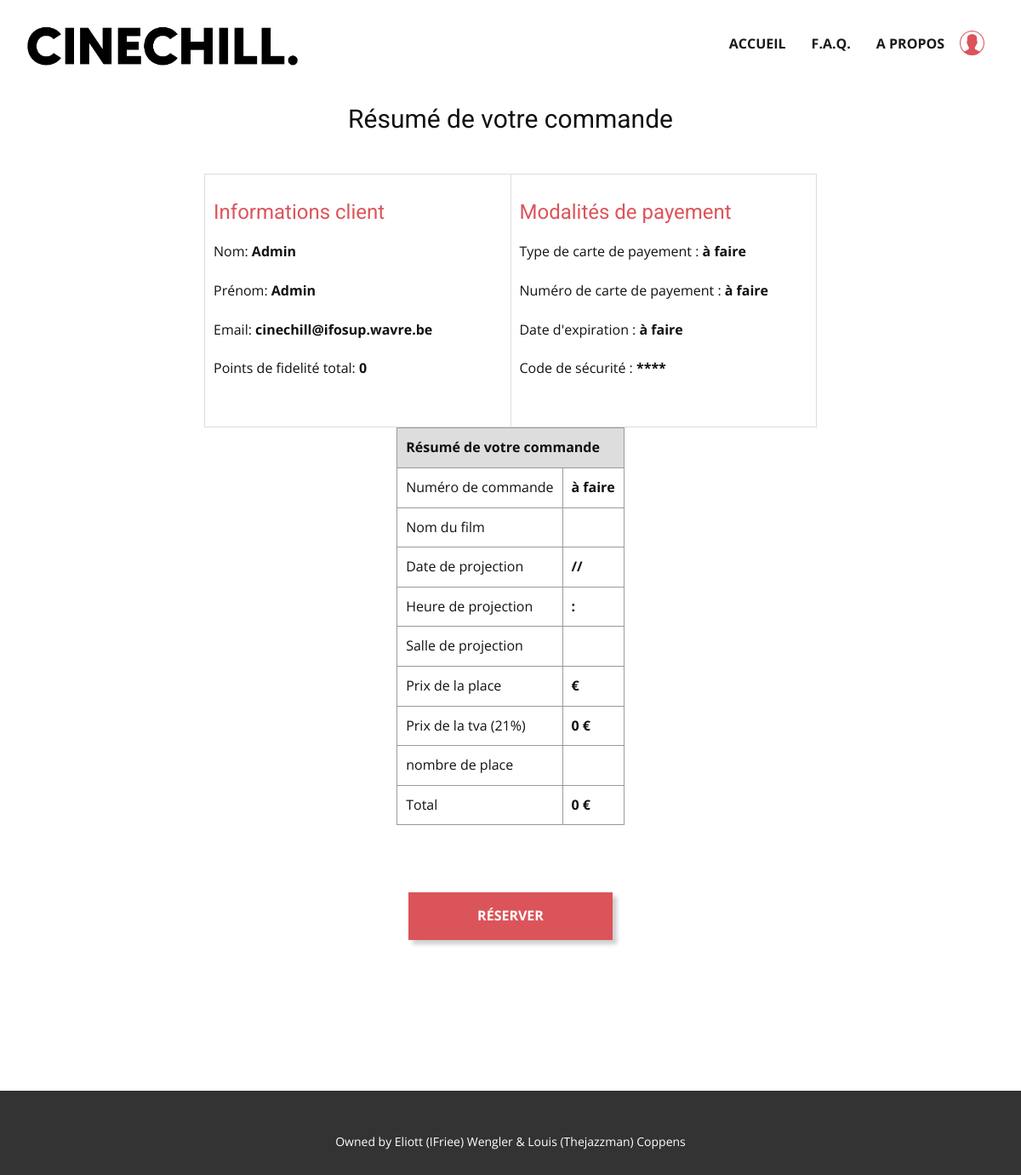
/view/order.php (signed in), run on an earlier commit of the app's database.
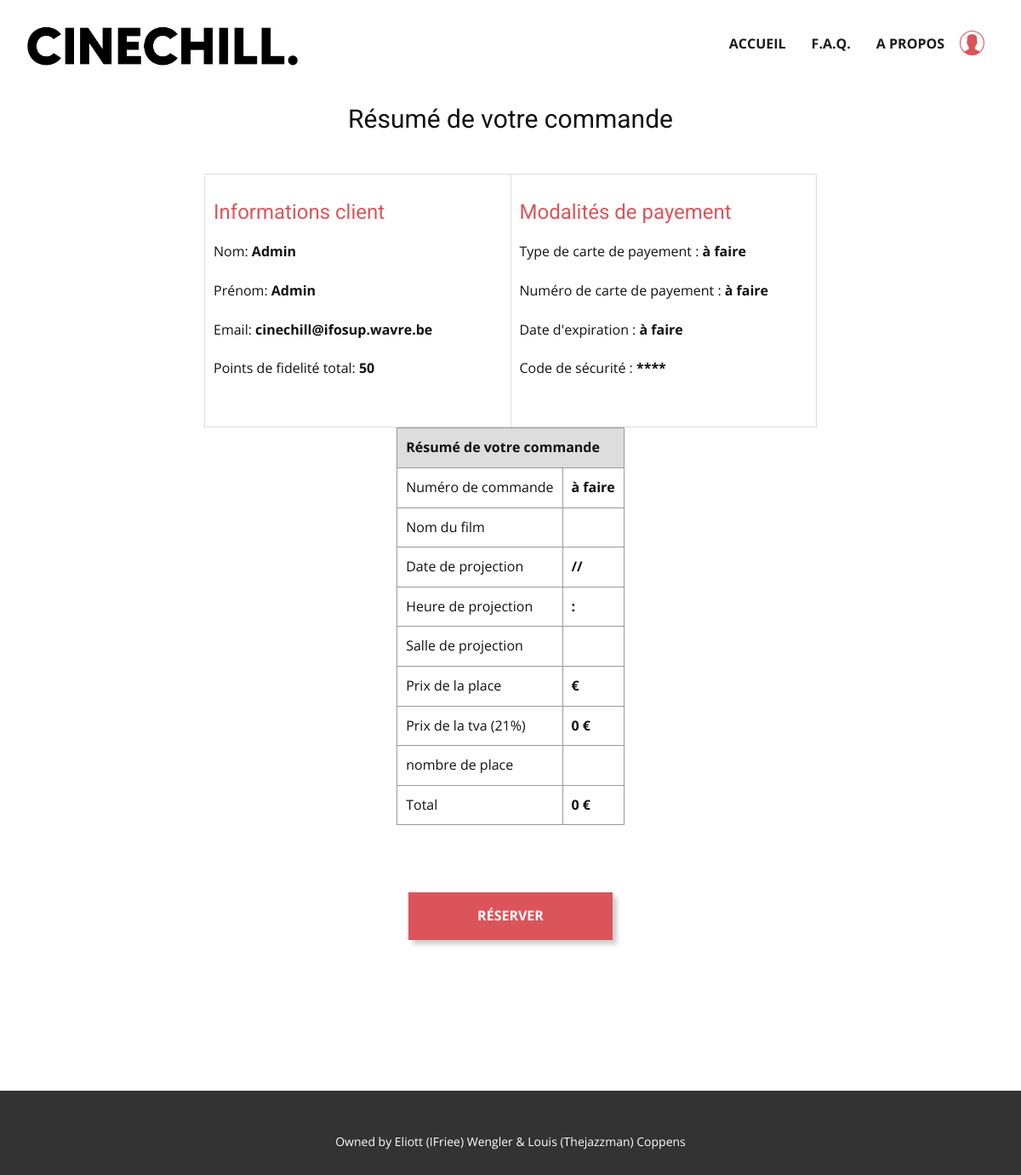
And on a later commit of the database.
### tables this page shows
CREATE TABLE `user_tab` (
  `id_user` int(11) NOT NULL,
  `nom_user` varchar(25) DEFAULT NULL,
  `prenom_user` varchar(50) DEFAULT NULL,
  `pseudo_user` varchar(50) DEFAULT NULL,
  `password_user` varchar(60) DEFAULT NULL,
  `mail_user` varchar(100) DEFAULT NULL,
  `date_naissance_user` date DEFAULT NULL,
  `fidelite_user` int(11) DEFAULT 0
);

### model/read.php (called while the page is built, shortened)
<?php
function afficher_pseudo_connecte($db) {
  $id = $_SESSION['id_user'];
  $query = "SELECT * FROM user_tab WHERE id_user = (:post_id)";
  $query_params = array(':post_id' => $id);
  try
  {
      $stmt = $db->prepare($query);
      $result = $stmt->execute($query_params);
  }
  catch(PDOException $ex){
      die("Failed query : " . $ex->getMessage());
  }
  $result = $stmt->fetchAll();
  return $result[0];
}
?>

### view/order.php (the view, shortened to what the changed rows need)
<?php
include "../model/connection.php";
include "../model/read.php";
$user = afficher_pseudo_connecte($db);
?>
<!DOCTYPE html>
<html style="font-size: 16px;" lang="fr"><head>
    <link rel="stylesheet" href="nicepage.css" media="screen">
<link rel="stylesheet" href="order.css" media="screen">
  </head>
  <body class="u-body u-xl-mode" data-lang="fr">
    <body>
    <h3 style="text-align:center">Résumé de votre commande</h3><br>
        <div class="resumcommandeclient">
            <div class="infoclient">
                <p>Nom: <b><?php echo $user['nom_user'] ?></b></p>
                <p>Prénom: <b><?php echo $user['prenom_user'] ?></b></p>
                <p>Email: <b><?php echo $user['mail_user'] ?></b></p>
                <p>Points de fidelité total: <b><?php echo $user['fidelite_user'] ?></b></p>
                <br>
            </div>
        </div>
            <div class="infofilm">
                <table class="resumecommande">
                    <tr>
                        <th colspan="2">Résumé de votre commande</th>
                    </tr>
                </table>
                <br><br><br>
            </div>
        <br><br><br><br>
</body></html>

What changed in the data, as far as the page shows it:
changed user_tab "Admin": fidelite_user "0" → "50"
